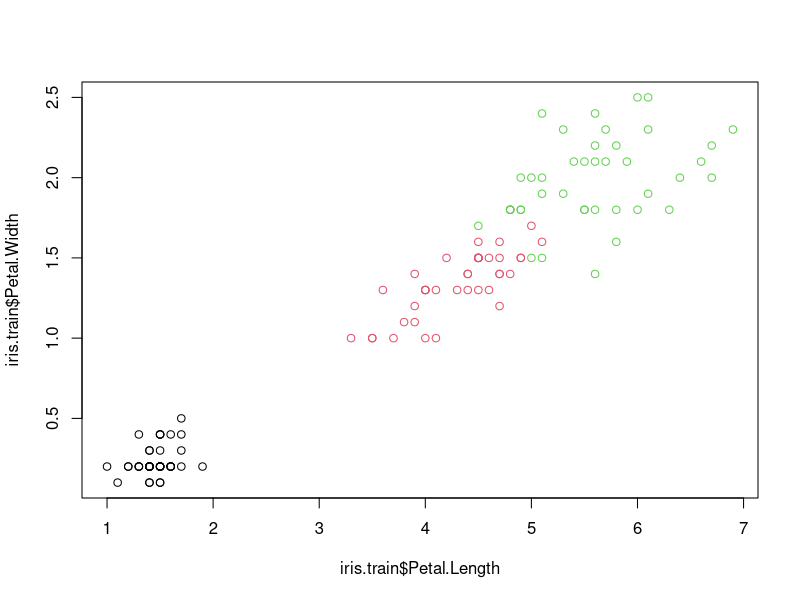
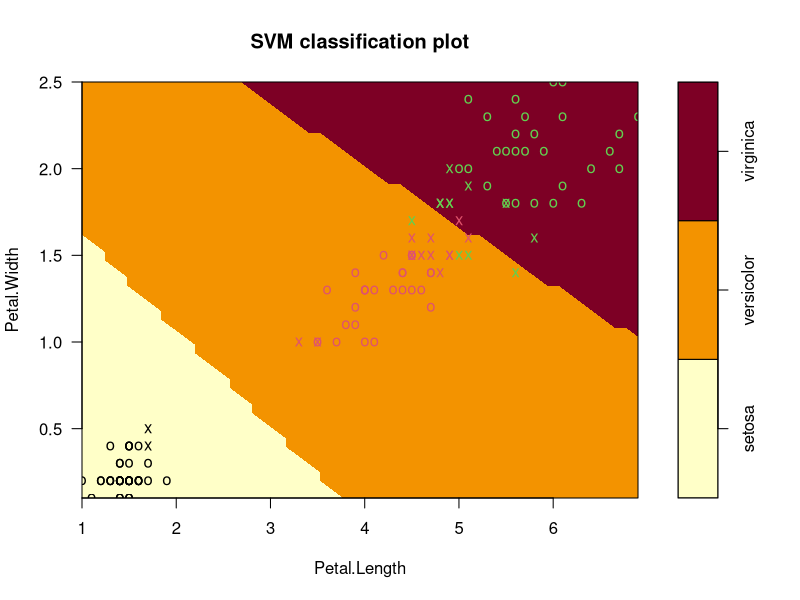

Write R code to recreate these figures, in order.
library(e1071)
data(iris)
# iris <- read.csv("C:/Users/shiwei/Google Drive/LAPTOP Backup/STAT 610 Machine Learning I-III/III/iris.csv")[,2:6]
# iris <- read.csv("~/Google Drive File Stream/My Drive/LAPTOP Backup/STAT 610 Machine Learning I-III/III/iris.csv")[,2:6]

# iris <- subset(iris, iris$Species!="I. versicolor")
# iris$Species <- factor(iris$Species)
iris.train <- iris[c(1:40,51:90,101:140),]
iris.test <- iris[c(41:50,91:100,141:150),]

plot(iris.train$Petal.Length,iris.train$Petal.Width, col=iris.train$Species)
col <- c("Sepal.Length","Petal.Width","Species")

classifier <- svm(formula = Species~ Petal.Width + Petal.Length, data = iris.train, 
                  type = 'C-classification', kernel = 'linear')

test_pred <- predict(classifier, type = 'response', newdata = iris.test[-5])

# Making Confusion Matrix
table(iris.test[,5], test_pred)

plot(classifier, iris.train, Petal.Width ~ Petal.Length,
     slice = list(Sepal.Width = 3, Sepal.Length = 4))

attr(test_pred, "decision.values")
classifier$decision.values
